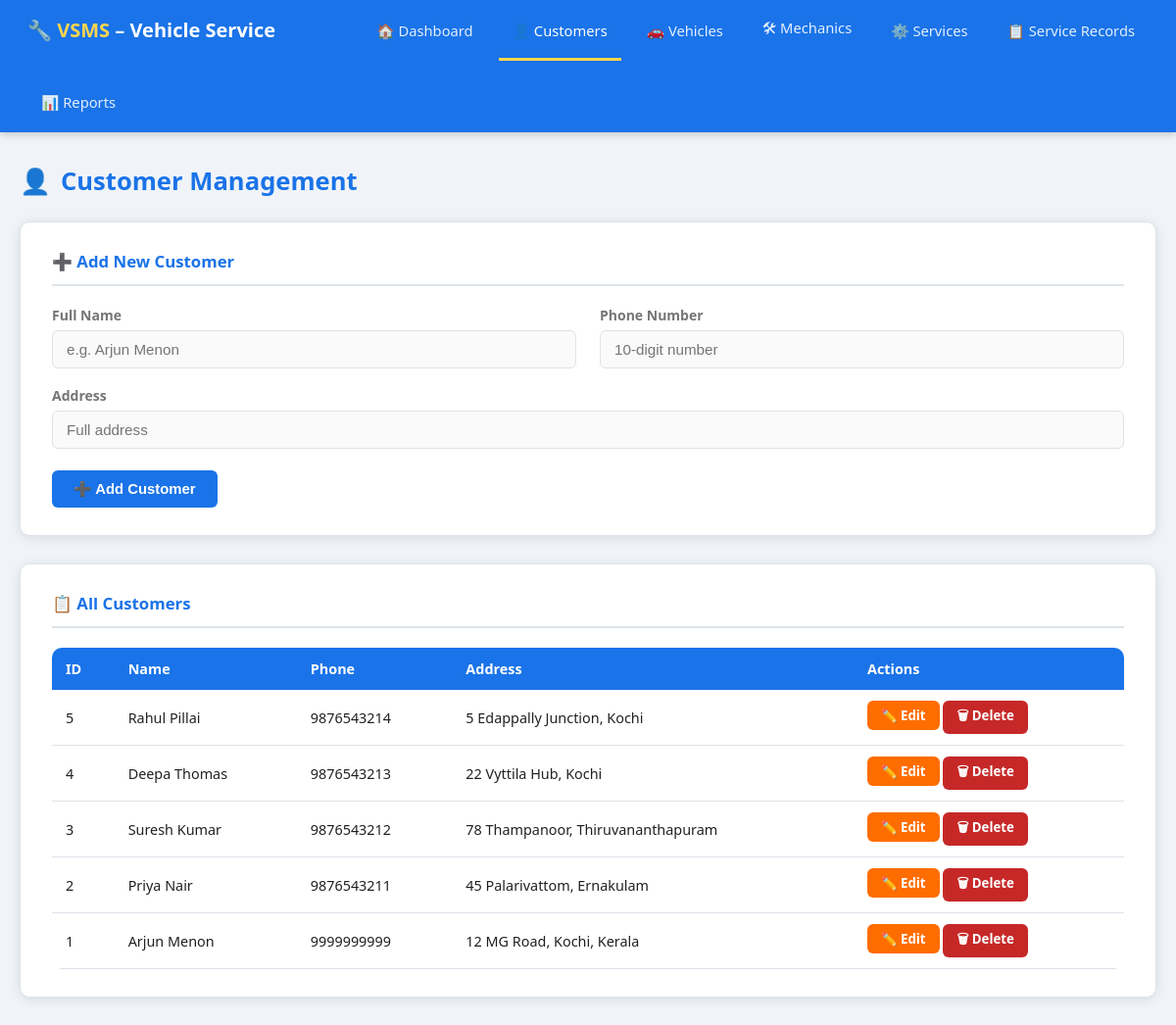
The page /customers.php on the database its author committed.
### tables this page shows
CREATE TABLE IF NOT EXISTS Customer (
    customer_id   INT AUTO_INCREMENT PRIMARY KEY,
    name          VARCHAR(100) NOT NULL,
    phone         VARCHAR(15)  NOT NULL UNIQUE,
    address       VARCHAR(255)
);

### customers.php (the view, shortened to what this page needs)
<?php
require 'includes/db.php';
$edit = null;
$customers = $conn->query("SELECT * FROM Customer ORDER BY customer_id DESC");
?>
<!DOCTYPE html><html lang="en"><head>
<title>VSMS - Customers</title><link rel="stylesheet" href="css/style.css">
</head><body>
<?php require 'includes/nav.php'; ?>
<div class="container">
<div class="page-title"><span class="icon">👤</span> Customer Management</div>
<div class="card">
<div class="card-header"><?=$edit ? '✏️ Edit Customer' : '➕ Add New Customer'?></div>
<form method="POST">
<div class="form-grid">
  <div class="form-group">
    <label>Full Name</label>
    <input type="text" name="name" required placeholder="e.g. Arjun Menon" value="<?=htmlspecialchars($edit['name'] ?? '')?>">
  </div>
  <div class="form-group">
    <label>Phone Number</label>
    <input type="text" name="phone" required placeholder="10-digit number" value="<?=htmlspecialchars($edit['phone'] ?? '')?>">
  </div>
  <div class="form-group full">
    <label>Address</label>
    <input type="text" name="address" placeholder="Full address" value="<?=htmlspecialchars($edit['address'] ?? '')?>">
  </div>
</div>
<br>
<button class="btn btn-<?=$edit?'warning':'primary'?>" type="submit">
  <?=$edit ? '💾 Update Customer' : '➕ Add Customer'?>
</button>
</form>
</div>
<div class="card">
<div class="card-header">📋 All Customers</div>
<div class="table-wrap"><table>
<thead><tr><th>ID</th><th>Name</th><th>Phone</th><th>Address</th><th>Actions</th></tr></thead>
<tbody>
<?php while($row=$customers->fetch_assoc()): ?>
<tr>
  <td><?=$row['customer_id']?></td>
  <td><?=htmlspecialchars($row['name'])?></td>
  <td><?=htmlspecialchars($row['phone'])?></td>
  <td><?=htmlspecialchars($row['address'])?></td>
  <td>
    <a href="?edit=<?=$row['customer_id']?>" class="btn btn-warning btn-sm">✏️ Edit</a>
    <a href="?delete=<?=$row['customer_id']?>" class="btn btn-danger btn-sm"
       onclick="return confirm('Delete this customer?')">🗑 Delete</a>
  </td>
</tr>
<?php endwhile; ?>
</tbody></table></div>
</div>
</div></body></html>

### css/style.css (style rules this page uses)
:root { --primary:#1a73e8;--primary-dk:#1558b0;--accent:#ff6d00; --success:#2e7d32;--danger:#c62828;--bg:#f0f4f8; --card-bg:#ffffff;--text:#212121;--muted:#757575; --border:#dde3ea;--radius:10px;--shadow:0 2px 12px rgba(0,0,0,.10); }
* { box-sizing:border-box;margin:0;padding:0 }
body { font-family:'Segoe UI',Roboto,Arial,sans-serif;background:var(--bg);color:var(--text);min-height:100vh }
.container { max-width:1200px;margin:32px auto;padding:0 20px }
.page-title { font-size:1.6rem;font-weight:700;margin-bottom:24px;color:var(--primary);display:flex;align-items:center;gap:10px }
.card { background:var(--card-bg);border-radius:var(--radius);box-shadow:var(--shadow);padding:28px 32px;margin-bottom:28px;border:1px solid var(--border) }
.card-header { font-size:1.05rem;font-weight:600;color:var(--primary);margin-bottom:20px;padding-bottom:12px;border-bottom:2px solid var(--border);display:flex;align-items:center;gap:8px }
.form-grid { display:grid;grid-template-columns:1fr 1fr;gap:18px 24px }
.form-group { display:flex;flex-direction:column;gap:6px }
.form-group.full { grid-column:1/-1 }
label { font-size:.875rem;font-weight:600;color:var(--muted) }
input,select,textarea { padding:10px 14px;border:1.5px solid var(--border);border-radius:6px;font-size:.95rem;transition:border-color .2s,box-shadow .2s;background:#fafafa }
.btn { display:inline-flex;align-items:center;gap:6px;padding:10px 22px;border:none;border-radius:6px;font-size:.93rem;font-weight:600;cursor:pointer;text-decoration:none;transition:all .2s }
.btn-primary { background:var(--primary);color:#fff }
.btn-danger { background:var(--danger);color:#fff }
.btn-warning { background:var(--accent);color:#fff }
.btn-sm { padding:6px 14px;font-size:.83rem }
.table-wrap { overflow-x:auto;border-radius:var(--radius) }
table { width:100%;border-collapse:collapse;font-size:.9rem }
thead th { background:var(--primary);color:#fff;padding:12px 14px;text-align:left;font-weight:600;white-space:nowrap }
tbody tr { border-bottom:1px solid var(--border) }
td { padding:11px 14px;vertical-align:middle }

### rows shown on the page
customer: customer_id "5", name "Rahul Pillai", phone "9876543214", address "5 Edappally Junction, Kochi"
customer: customer_id "4", name "Deepa Thomas", phone "9876543213", address "22 Vyttila Hub, Kochi"
customer: customer_id "3", name "Suresh Kumar", phone "9876543212", address "78 Thampanoor, Thiruvananthapuram"
customer: customer_id "2", name "Priya Nair", phone "9876543211", address "45 Palarivattom, Ernakulam"
customer: customer_id "1", name "Arjun Menon", phone "9999999999", address "12 MG Road, Kochi, Kerala"

### other values the page prints
$label "🏠 Dashboard 👤 Customers 🚗 Vehicles 🛠 Mechanics ⚙️ Services 📋 Service Records 📊 Reports"
